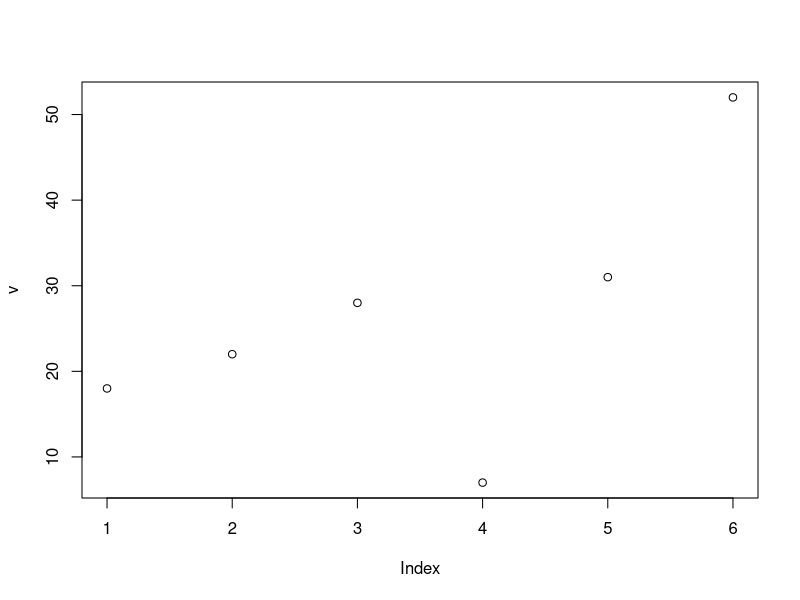
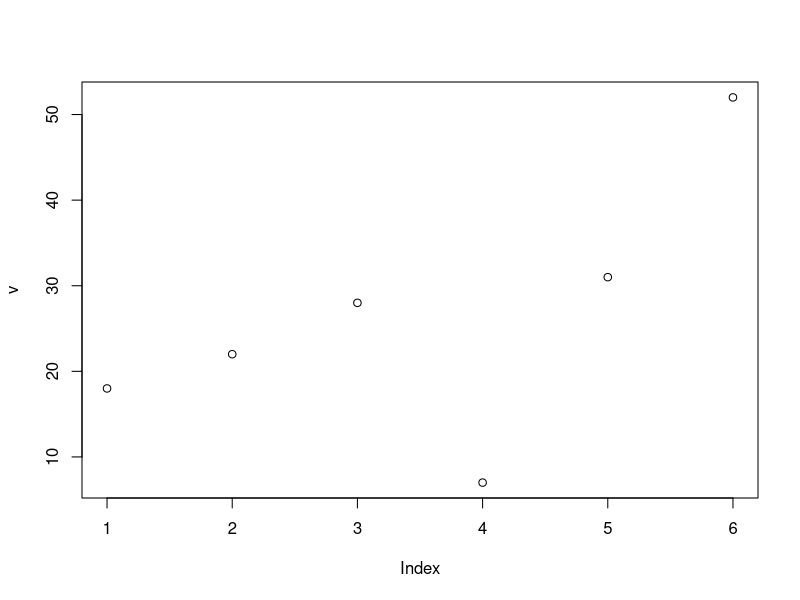
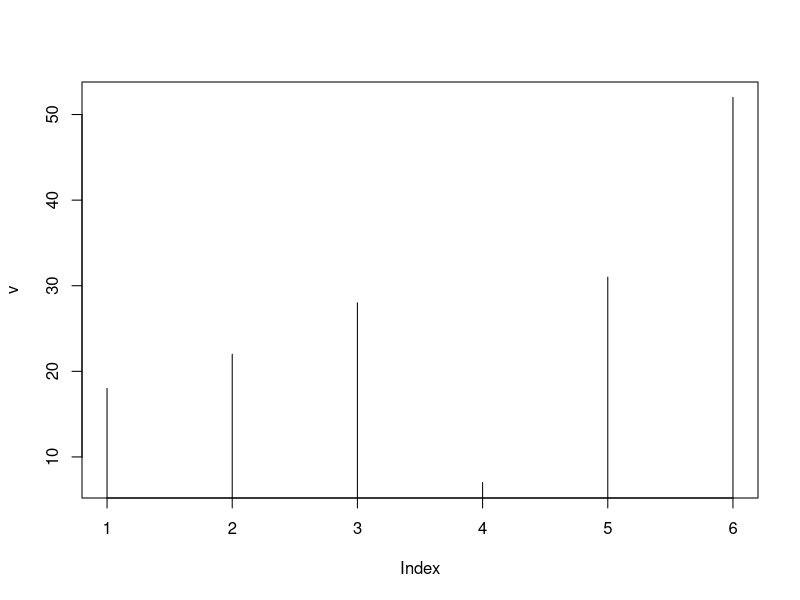
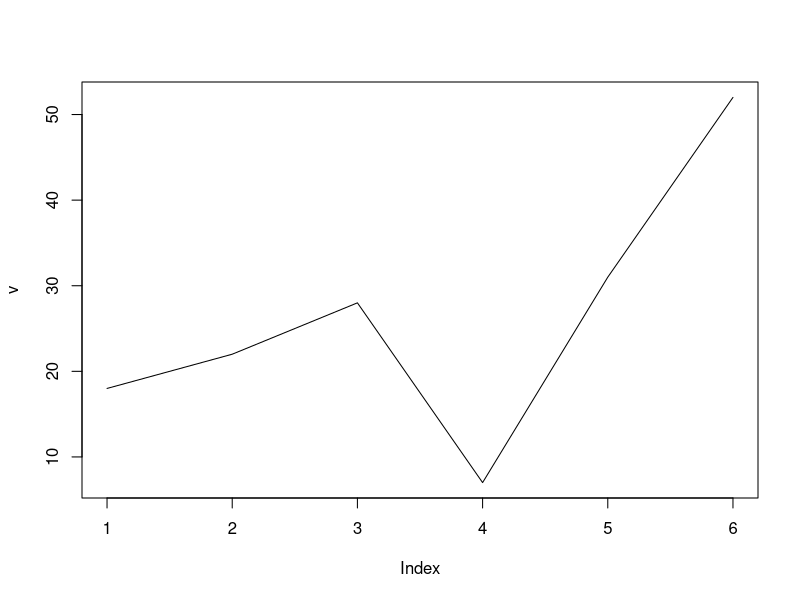
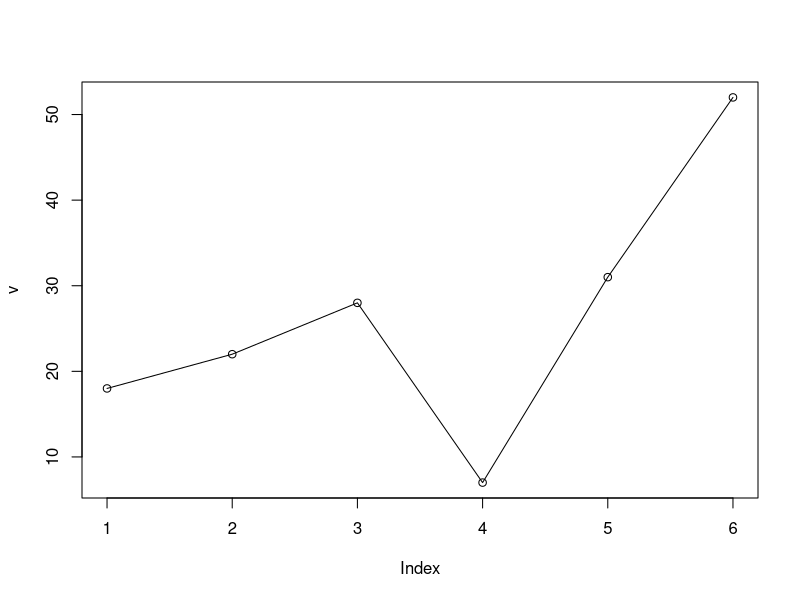
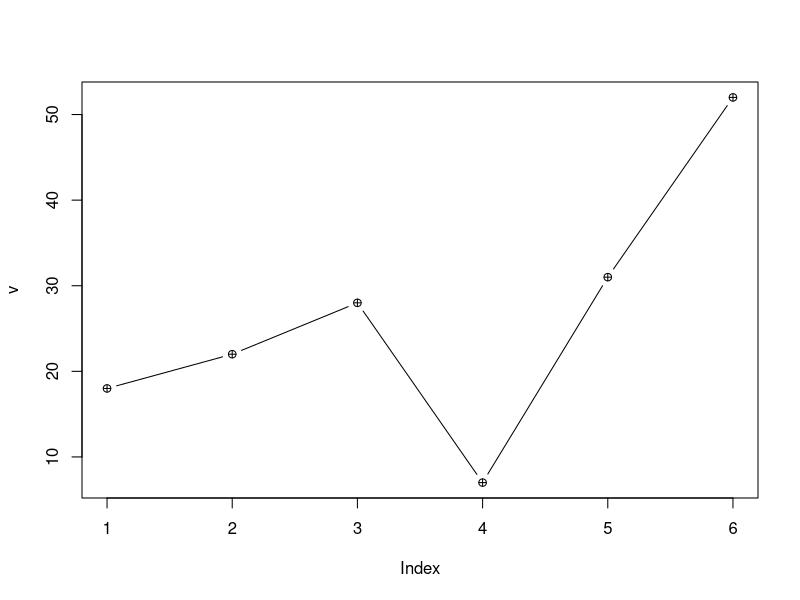
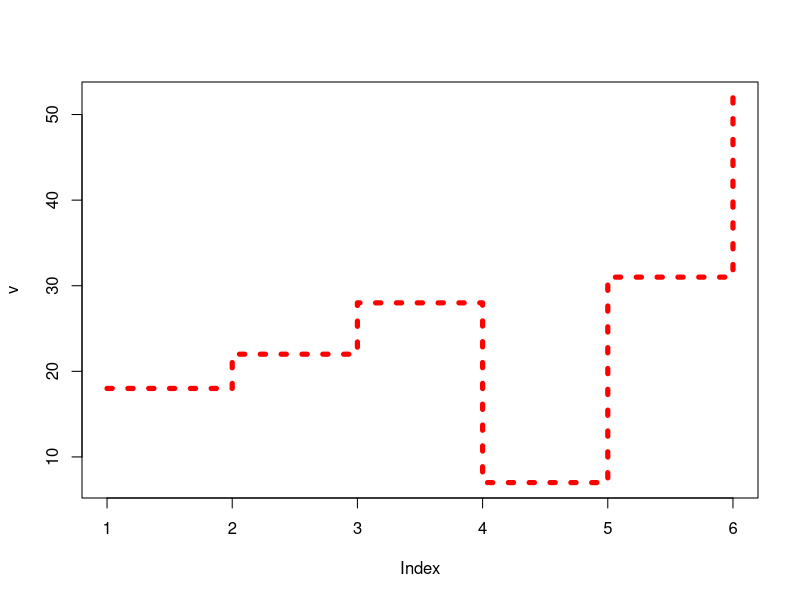
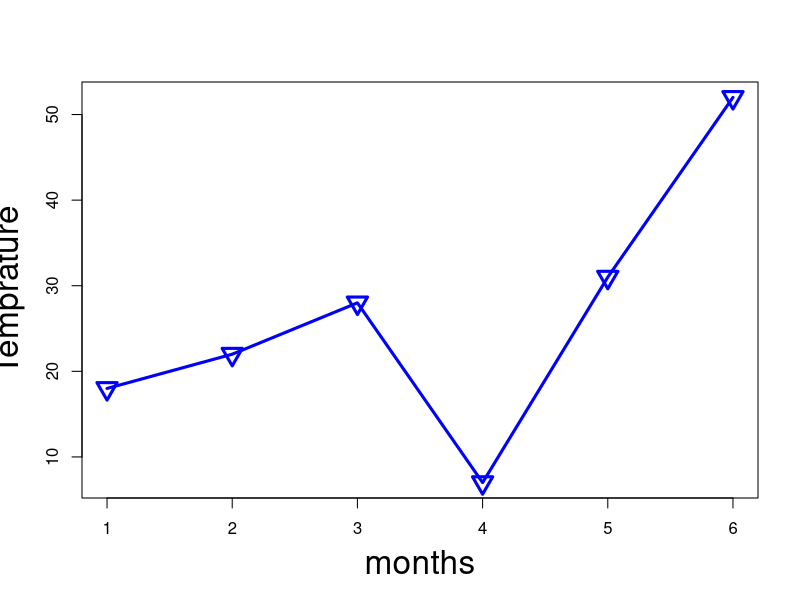

The R script that drew these images, in order: (Note: this script raises an error after producing the figures.)
#..R line graph
#plot(v, type, col, xlab, ylab)...syntax
#In this, there are points connecting the data to show the continuous changes.
#lty parameter is used to specify the line type in plots

v <- c(18,22,28,7,31,52)
v;
plot(v)
plot(v,type="p");
plot(v,type="h");
plot(v,type="l");
plot(v,type="o");
plot(v,type="b",pch=10);
plot(v,type="s", lty=3, lwd=5,col="red");
plot(v,type="o",pch=6,col="blue",xlab="months",ylab="Temprature", lwd=3,cex=2, cex.lab=2);
?type

help(plot)

# line charts contains multiple line
v <- c(18,22,28,7,31,52)
w <- c(12,20,22,17,21,42) 
plot(v,type="o",col="blue",xlab="months",ylab="Temprature");
lines(w,type="o",col="red");
legend(locator(1),c("V","W"), fill=c("blue","red"))

#..R scatter plots
#The scatter plots are used to compare variable. A comparison b/w variable is
#required when we need to define how much one variable are affected by another variable
#plot(x,y,main,xlab,ylab,axes)

View(mtcars)
dim(mtcars)
names(mtcars)
data <- mtcars[,c('wt','mpg')]
data;


#ploting the charts for cars with weight between 2.5 to 5 and 
#milage between 15 and 30
plot(x=data$wt,y=data$mpg,xlab="weight",
     ylab="Milage",main="Weight v/s Milage", col="red", pch=19)


x<- seq(0.01,10,0.1);x

func <- function(a){
  return( a*exp(-a*x))
}

y1 <- func(1);y1
y2 <- func(2);y2
y3 <- func(1.5);y3

plot(x,y1, xlab="X",lty = 1, type = 'b', ylab = "PDF", main =  "PDF for Exp Distribution", col = "red")
lines(x, y3, lty = 3, lwd = 2, col = "blue")   # Added y3 for a different visual

legend("topright", legend = c("y1 (a=1)", "y2 (a=2)", "y3 (a=3)"), col = c("red", "black", "blue"), lty = 1:3)


#Connected scatter plot
#A connected scatter plot represents the relationship between two variables, generally through the time.
#You can create this type of chart in base R with the plot function, setting type = "b".
# Data
x <- c(1, 2, 3, 4, 5, 4, 7, 8, 9)
y <- c(12, 16, 14, 18, 16, 13, 15, 20, 22)

# Connected scatter plot
plot(x, y, type = "b",
     xlab = "Var 1", ylab = "Var 2")
#Adding text

#You can label the points with the text function. 
# This can be useful, for instance, to label the date for each pair 
# of observations. Note that we fine tuned the position of
# the labels for better readability.
# Data
x <- c(1, 2, 3, 4, 5, 4, 7, 8, 9)
y <- c(12, 16, 14, 18, 16, 13, 15, 20, 22)
labels <- 2013:2021

# Connected scatter plot with text
plot(x, y, type = "b", 
     xlim = c(1, 10), ylim = c(12, 23),
     pch = 19, col = 4,
     xlab = "Var 1", ylab = "Var 2")
text(x + 0, y + 0.4, labels)



#...R boxplot
print(mtcars$hp)

boxplot(mtcars$hp)
boxplot(mtcars$hp,
        main="mtcars data frame",
        xlab='X',
        ylab='y',
        col="yellow",
        border="red",
        horizontal=TRUE,    notch=TRUE
    
)
summary(mtcars$hp)
#notch -   Damru of Boxplot  | notches around the medians | confidence interval for the median


# Create the box plot for displacement for different gear.
my_colors=c("red","green","yellow")
boxplot(disp ~ gear, data = mtcars,
        main = "Displacement by Gear",
        xlab = "Gear",
        ylab = "Displacement",col=my_colors)

legend("topright", legend = unique(mtcars$gear), 
       fill = my_colors, border = "black", title = "Gear")


# Visualization using ggplot2
library(ggplot2)
df <- mtcars; df
#box plot
#box plot
ggplot(df, aes(x=mpg))+geom_boxplot()
ggplot(df, aes(x=mpg))+geom_boxplot(notch = TRUE, fill="red")
#scatter plot
ggplot(df, aes(x=cyl,y=mpg))+geom_point()
#bar plot
ggplot(df, aes(x=cyl))+geom_bar()


##########
?geom_boxplot()
#heat map plot in ggplot2
#reshape
#melt
#install.packages("reshape")
library(reshape)
m <- matrix(round(rnorm(100),2),10,10);m

colnames(m) <- paste("col",1:10)
rownames(m) <- paste("row",1:10)
m

is.matrix(m)
df <- melt(m)#transformate into long formate

df
colnames(df) <- c("x","y","Value")
df

library(ggplot2)
ggplot(df,aes(x=x,y=y,fill=Value))+geom_tile()

ggplot(df,aes(x=x,y=y,fill=Value))+geom_tile()+coord_fixed()

ggplot(df,aes(x=x,y=y,fill=Value))+geom_tile(color="white",lwd=1.5,linetype=1)+coord_fixed()


ggplot(df,aes(x=x,y=y,fill=Value))+geom_tile(color="white",lwd=1.5,linetype=1)+geom_text(aes(label=Value),color="white",size=2)+coord_fixed()


ggplot(df,aes(x=x,y=y,fill=Value))+geom_tile(color="white",lwd=1.5,linetype=1)+scale_fill_gradient(low="white",high="red")+coord_fixed()


par(mfrow=c(3,2))
options(max.print = 100000)
rnorm(10000)
